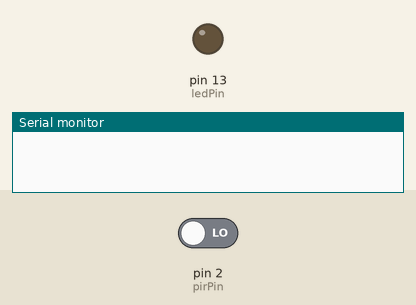
This sketch was run on a simulated Arduino Uno, built with avr-gcc and run on an emulated ATmega328P. On the bench: output pins drawn as LEDs (lit = HIGH), the last lines printed to the serial monitor. The inputs (shaded band) are chosen by the test bench; at power-on: pin 2 (pirPin) LOW.

Above: at 1.2 s.
1.3 s: pin 2 (pirPin) driven HIGH
At 2.2 s:
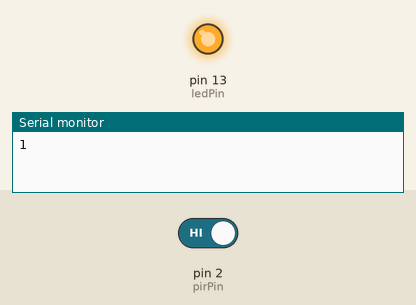
2.8 s: pin 2 (pirPin) driven LOW
At 3.4 s:
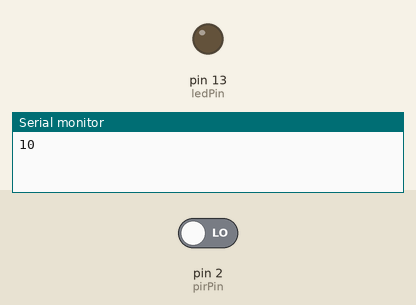
Timing chart, 0 to 5.8 s (numbered marks = the images above; inputs shaded):
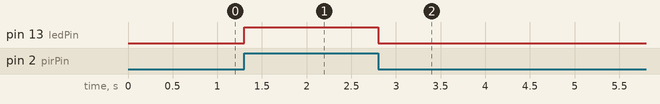

The sketch:

main.ino
```cpp
/* Example code for HC-SR501 PIR motion sensor with Arduino. More info: www.makerguides.com */

// Define connection pins:
#define pirPin 2
#define ledPin 13

int val = 0;
bool motionState = false;

void setup() {
  pinMode(ledPin, OUTPUT);
  pinMode(pirPin, INPUT);
  Serial.begin(9600);
}

void loop() {
  val = digitalRead(pirPin);

  if (val == HIGH) {
    digitalWrite(ledPin, HIGH);

    if (motionState == false) {
      Serial.print(1);
      motionState = true;
    }
  } else {
    digitalWrite(ledPin, LOW);

    if (motionState == true) {
      Serial.print(0);
      motionState = false;
    }
  }
}
```

Measured:
- after the input at 1.3 s, pin 13 (ledPin): LOW → HIGH at once
- after the input at 2.8 s, pin 13 (ledPin): HIGH → LOW at once
